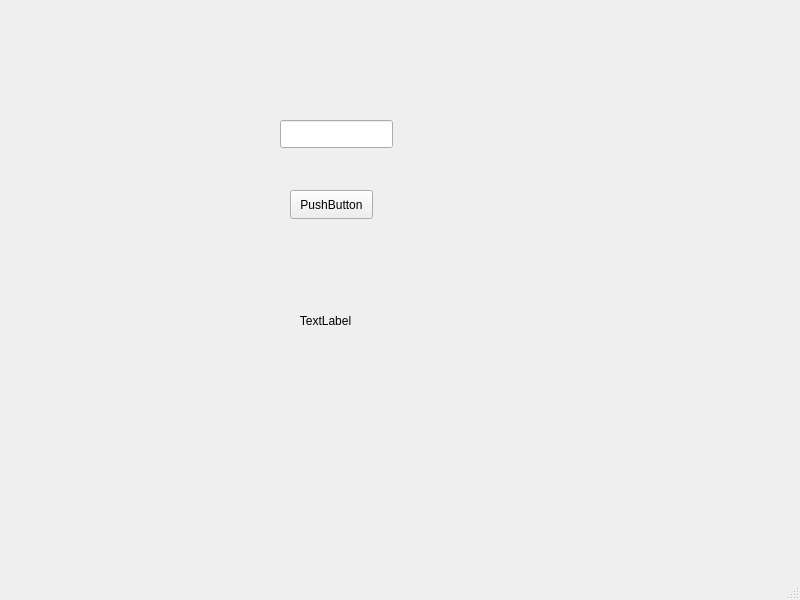
<?xml version="1.0" encoding="UTF-8"?>
<ui version="4.0">
 <class>MainWindow</class>
 <widget class="QMainWindow" name="MainWindow">
  <property name="geometry">
   <rect>
    <x>0</x>
    <y>0</y>
    <width>800</width>
    <height>600</height>
   </rect>
  </property>
  <property name="windowTitle">
   <string>MainWindow</string>
  </property>
  <widget class="QWidget" name="centralwidget">
   <widget class="QLineEdit" name="timeInput">
    <property name="geometry">
     <rect>
      <x>280</x>
      <y>120</y>
      <width>113</width>
      <height>28</height>
     </rect>
    </property>
   </widget>
   <widget class="QPushButton" name="startButton">
    <property name="geometry">
     <rect>
      <x>290</x>
      <y>190</y>
      <width>83</width>
      <height>29</height>
     </rect>
    </property>
    <property name="text">
     <string>PushButton</string>
    </property>
   </widget>
   <widget class="QLabel" name="resultLabel">
    <property name="geometry">
     <rect>
      <x>230</x>
      <y>280</y>
      <width>191</width>
      <height>81</height>
     </rect>
    </property>
    <property name="text">
     <string>TextLabel</string>
    </property>
    <property name="alignment">
     <set>Qt::AlignmentFlag::AlignCenter</set>
    </property>
   </widget>
  </widget>
  <widget class="QMenuBar" name="menubar">
   <property name="geometry">
    <rect>
     <x>0</x>
     <y>0</y>
     <width>800</width>
     <height>25</height>
    </rect>
   </property>
  </widget>
  <widget class="QStatusBar" name="statusbar"/>
 </widget>
 <resources/>
 <connections/>
</ui>
